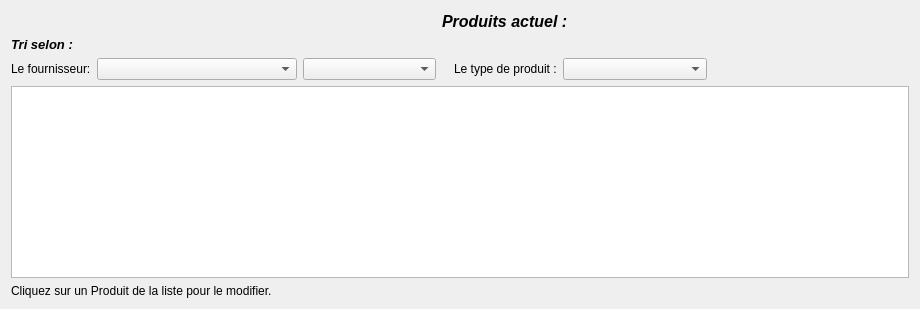
          <widget class="QWidget" name="tab_4">
           <attribute name="title">
            <string>modifier</string>
           </attribute>
           <layout class="QGridLayout" name="gridLayout">
            <item row="0" column="2">
             <spacer name="horizontalSpacer_23">
              <property name="orientation">
               <enum>Qt::Horizontal</enum>
              </property>
              <property name="sizeHint" stdset="0">
               <size>
                <width>133</width>
                <height>20</height>
               </size>
              </property>
             </spacer>
            </item>
            <item row="0" column="3" colspan="3">
             <widget class="QLabel" name="label_20">
              <property name="font">
               <font>
                <pointsize>12</pointsize>
                <weight>75</weight>
                <italic>true</italic>
                <bold>true</bold>
               </font>
              </property>
              <property name="text">
               <string>Produits actuel :</string>
              </property>
             </widget>
            </item>
            <item row="0" column="6">
             <spacer name="horizontalSpacer_24">
              <property name="orientation">
               <enum>Qt::Horizontal</enum>
              </property>
              <property name="sizeHint" stdset="0">
               <size>
                <width>133</width>
                <height>20</height>
               </size>
              </property>
             </spacer>
            </item>
            <item row="1" column="0">
             <widget class="QLabel" name="label_40">
              <property name="font">
               <font>
                <pointsize>10</pointsize>
                <weight>75</weight>
                <italic>true</italic>
                <bold>true</bold>
               </font>
              </property>
              <property name="text">
               <string>Tri selon :</string>
              </property>
             </widget>
            </item>
            <item row="2" column="0">
             <widget class="QLabel" name="label_41">
              <property name="text">
               <string>Le fournisseur:</string>
              </property>
             </widget>
            </item>
            <item row="2" column="1">
             <widget class="QComboBox" name="comboBox_Fourni_Prod_Actu">
              <property name="minimumSize">
               <size>
                <width>200</width>
                <height>0</height>
               </size>
              </property>
              <property name="maxVisibleItems">
               <number>20</number>
              </property>
              <property name="sizeAdjustPolicy">
               <enum>QComboBox::AdjustToContents</enum>
              </property>
             </widget>
            </item>
            <item row="2" column="4">
             <widget class="QLabel" name="label_42">
              <property name="text">
               <string>Le type de produit :</string>
              </property>
             </widget>
            </item>
            <item row="2" column="7">
             <spacer name="horizontalSpacer_36">
              <property name="orientation">
               <enum>Qt::Horizontal</enum>
              </property>
              <property name="sizeHint" stdset="0">
               <size>
                <width>196</width>
                <height>20</height>
               </size>
              </property>
             </spacer>
            </item>
            <item row="3" column="0" colspan="8">
             <widget class="QTableView" name="tableView_Mod_Prod"/>
            </item>
            <item row="4" column="0" colspan="3">
             <widget class="QLabel" name="label_21">
              <property name="text">
               <string>Cliquez sur un Produit de la liste pour le modifier.</string>
              </property>
             </widget>
            </item>
            <item row="2" column="5" colspan="2">
             <widget class="QComboBox" name="comboBox_Type_Prod_Actu">
              <property name="sizeAdjustPolicy">
               <enum>QComboBox::AdjustToContents</enum>
              </property>
             </widget>
            </item>
            <item row="2" column="2">
             <widget class="QComboBox" name="comboBox_Num_Fourni"/>
            </item>
           </layout>
          </widget>
